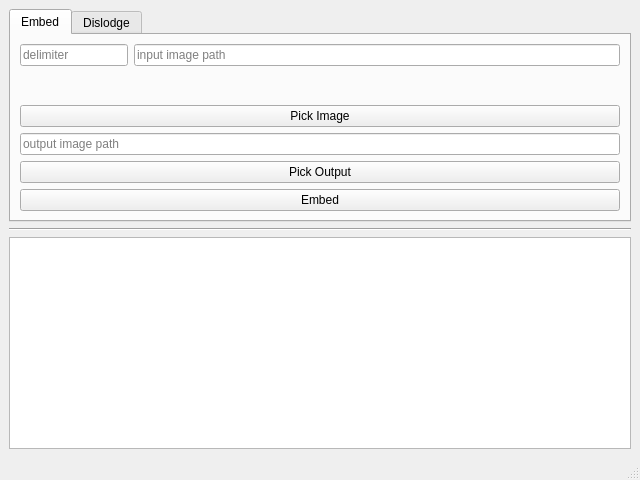
<?xml version="1.0" encoding="UTF-8"?>
<ui version="4.0">
 <class>MainWindow</class>
 <widget class="QMainWindow" name="MainWindow">
  <property name="geometry">
   <rect>
    <x>0</x>
    <y>0</y>
    <width>640</width>
    <height>480</height>
   </rect>
  </property>
  <property name="windowTitle">
   <string>MainWindow</string>
  </property>
  <widget class="QWidget" name="centralwidget">
   <layout class="QGridLayout" name="gridLayout_5">
    <item row="1" column="0">
     <widget class="Line" name="line">
      <property name="orientation">
       <enum>Qt::Horizontal</enum>
      </property>
     </widget>
    </item>
    <item row="2" column="0">
     <widget class="QPlainTextEdit" name="plainTextEdit_message"/>
    </item>
    <item row="0" column="0">
     <widget class="QTabWidget" name="tabWidget">
      <property name="currentIndex">
       <number>0</number>
      </property>
      <widget class="QWidget" name="tab_3">
       <attribute name="title">
        <string>Embed</string>
       </attribute>
       <layout class="QGridLayout" name="gridLayout_2">
        <item row="0" column="0">
         <layout class="QVBoxLayout" name="verticalLayout_4">
          <item>
           <layout class="QVBoxLayout" name="verticalLayout_2">
            <item>
             <layout class="QFormLayout" name="formLayout">
              <item row="0" column="0">
               <widget class="QLineEdit" name="lineEdit_delimiter">
                <property name="placeholderText">
                 <string>delimiter</string>
                </property>
               </widget>
              </item>
              <item row="0" column="1">
               <widget class="QLineEdit" name="lineEdit_embed_ipath">
                <property name="placeholderText">
                 <string>input image path</string>
                </property>
               </widget>
              </item>
             </layout>
            </item>
            <item>
             <widget class="QPushButton" name="pushButton_embed_pick">
              <property name="text">
               <string>Pick Image</string>
              </property>
             </widget>
            </item>
            <item>
             <widget class="QLineEdit" name="lineEdit_embed_opath">
              <property name="placeholderText">
               <string>output image path</string>
              </property>
             </widget>
            </item>
           </layout>
          </item>
          <item>
           <layout class="QVBoxLayout" name="verticalLayout_3">
            <item>
             <widget class="QPushButton" name="pushButton_embed_set_output">
              <property name="text">
               <string>Pick Output</string>
              </property>
             </widget>
            </item>
            <item>
             <widget class="QPushButton" name="pushButton_embed">
              <property name="text">
               <string>Embed</string>
              </property>
             </widget>
            </item>
           </layout>
          </item>
         </layout>
        </item>
       </layout>
      </widget>
      <widget class="QWidget" name="tab_4">
       <attribute name="title">
        <string>Dislodge</string>
       </attribute>
       <layout class="QGridLayout" name="gridLayout">
        <item row="0" column="0">
         <layout class="QVBoxLayout" name="verticalLayout">
          <item>
           <layout class="QHBoxLayout" name="horizontalLayout_3">
            <item>
             <widget class="QLineEdit" name="lineEdit_dislodge_ipath">
              <property name="placeholderText">
               <string>input image path</string>
              </property>
             </widget>
            </item>
            <item>
             <widget class="QRadioButton" name="radioButton_read_all">
              <property name="text">
               <string>Read All</string>
              </property>
             </widget>
            </item>
           </layout>
          </item>
          <item>
           <widget class="QPushButton" name="pushButton_dislodge_pick">
            <property name="text">
             <string>Pick Image</string>
            </property>
           </widget>
          </item>
          <item>
           <widget class="QPushButton" name="pushButton_dislodge">
            <property name="text">
             <string>Dislodge</string>
            </property>
           </widget>
          </item>
         </layout>
        </item>
       </layout>
      </widget>
     </widget>
    </item>
   </layout>
  </widget>
  <widget class="QMenuBar" name="menubar">
   <property name="geometry">
    <rect>
     <x>0</x>
     <y>0</y>
     <width>640</width>
     <height>26</height>
    </rect>
   </property>
  </widget>
  <widget class="QStatusBar" name="statusbar"/>
 </widget>
 <resources/>
 <connections/>
</ui>
